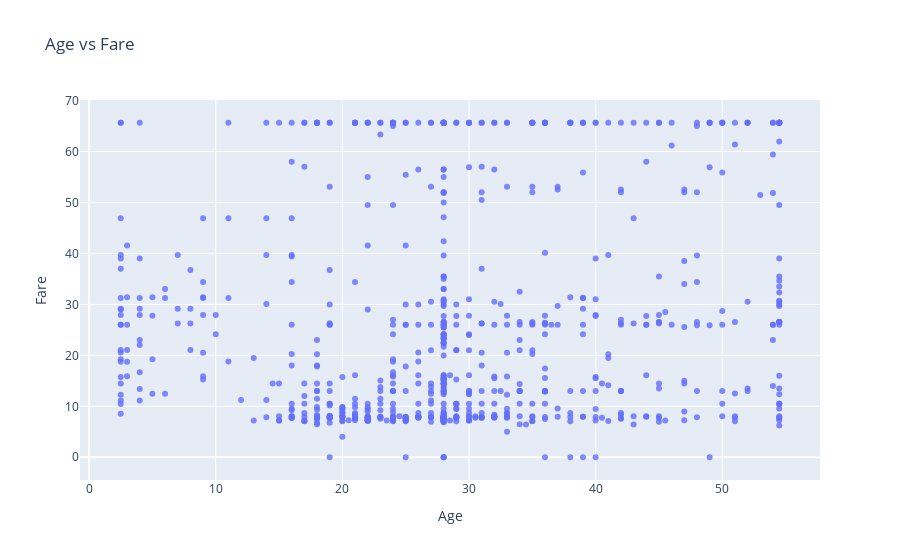

Here is the notebook cell this chart was saved with:
### Code cell
fig= px.scatter(df,
            x ='Age',
            y ='Fare',
            title ="Age vs Fare" ,
            labels={'age':'Age of Passenger','fare':'Fare of Passenger'},
            opacity=0.8)

fig.show()

### Figure 1 — Plotly figure (JSON) as saved in the notebook; plotly's stock layout.template omitted (floating-point values rounded to 4 significant figures; data arrays with more than 128 entries replaced by an {"elided": "..."} marker saying what was removed)
{"data": [{"hovertemplate": "Age=%{x}<br>Fare=%{y}<extra></extra>", "legendgroup": "", "marker": {"color": "#636efa", "opacity": 0.8, "symbol": "circle"}, "mode": "markers", "name": "", "orientation": "v", "showlegend": false, "type": "scatter", "x": {"elided": "773 float values"}, "xaxis": "x", "y": {"elided": "773 float values"}, "yaxis": "y"}], "layout": {"legend": {"tracegroupgap": 0}, "title": {"text": "Age vs Fare"}, "xaxis": {"anchor": "y", "domain": [0, 1], "title": {"text": "Age"}}, "yaxis": {"anchor": "x", "domain": [0, 1], "title": {"text": "Fare"}}}}
